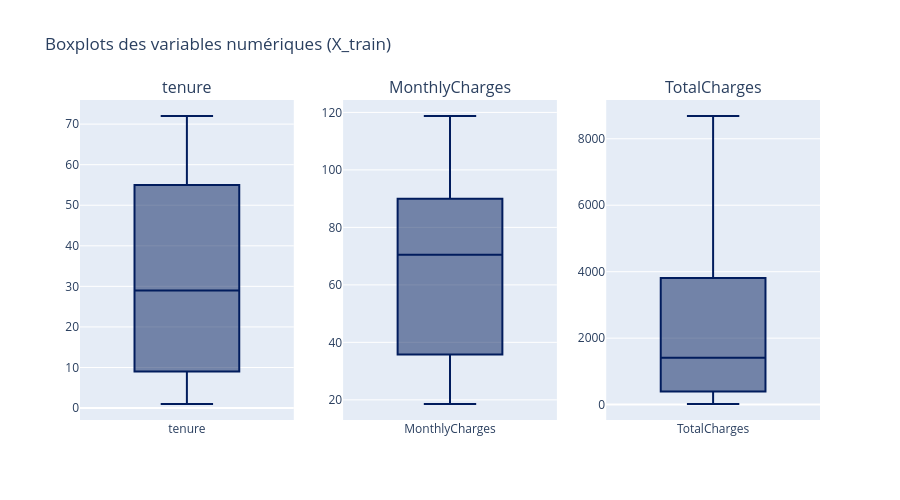

The cell this chart's notebook holds for it:
### Markdown cell above
### Interprétation des variables numériques

| Variable | Observation | Impact Modélisation |
|----------|------------|---------------------|
| **SeniorCitizen** | Binaire (0/1), environ 16% de seniors | Flag, pas un outlier |
| **tenure** | 0 à 72 mois, distribution bimodale probable | Les nouveaux clients churnent plus |
| **MonthlyCharges** | 18 à 118 euros, forte dispersion | Les abonnements chers sont plus à risque |
| **TotalCharges** | Corrélé à tenure x MonthlyCharges | Multicolinéarité à gérer |

### Code cell
# Boxplots interactifs des variables numériques (X_train)
num_plot_cols = [c for c in num_cols if c != "SeniorCitizen"]

fig = make_subplots(
    rows=1, cols=len(num_plot_cols),
    subplot_titles=num_plot_cols
)

for i, col in enumerate(num_plot_cols, 1):
    fig.add_trace(
        go.Box(y=X_train[col], name=col, marker_color="#011c5d"),
        row=1, col=i
    )

fig.update_layout(
    title_text="Boxplots des variables numériques (X_train)",
    height=500,
    width=300 * len(num_plot_cols),
    showlegend=False
)

fig.show()

### Figure 1 — Plotly figure (JSON) as saved in the notebook; plotly's stock layout.template omitted (floating-point values rounded to 4 significant figures; data arrays with more than 128 entries replaced by an {"elided": "..."} marker saying what was removed)
{"data": [{"marker": {"color": "#011c5d"}, "name": "tenure", "type": "box", "xaxis": "x", "y": {"elided": "5625 int values"}, "yaxis": "y"}, {"marker": {"color": "#011c5d"}, "name": "MonthlyCharges", "type": "box", "xaxis": "x2", "y": {"elided": "5625 float values"}, "yaxis": "y2"}, {"marker": {"color": "#011c5d"}, "name": "TotalCharges", "type": "box", "xaxis": "x3", "y": {"elided": "5625 float values"}, "yaxis": "y3"}], "layout": {"annotations": [{"font": {"size": 16}, "showarrow": false, "text": "tenure", "x": 0.1444, "xanchor": "center", "xref": "paper", "y": 1, "yanchor": "bottom", "yref": "paper"}, {"font": {"size": 16}, "showarrow": false, "text": "MonthlyCharges", "x": 0.5, "xanchor": "center", "xref": "paper", "y": 1, "yanchor": "bottom", "yref": "paper"}, {"font": {"size": 16}, "showarrow": false, "text": "TotalCharges", "x": 0.8556, "xanchor": "center", "xref": "paper", "y": 1, "yanchor": "bottom", "yref": "paper"}], "height": 500, "showlegend": false, "title": {"text": "Boxplots des variables numériques (X_train)"}, "width": 900, "xaxis": {"anchor": "y", "domain": [0, 0.2889]}, "xaxis2": {"anchor": "y2", "domain": [0.3556, 0.6444]}, "xaxis3": {"anchor": "y3", "domain": [0.7111, 1]}, "yaxis": {"anchor": "x", "domain": [0, 1]}, "yaxis2": {"anchor": "x2", "domain": [0, 1]}, "yaxis3": {"anchor": "x3", "domain": [0, 1]}}}
